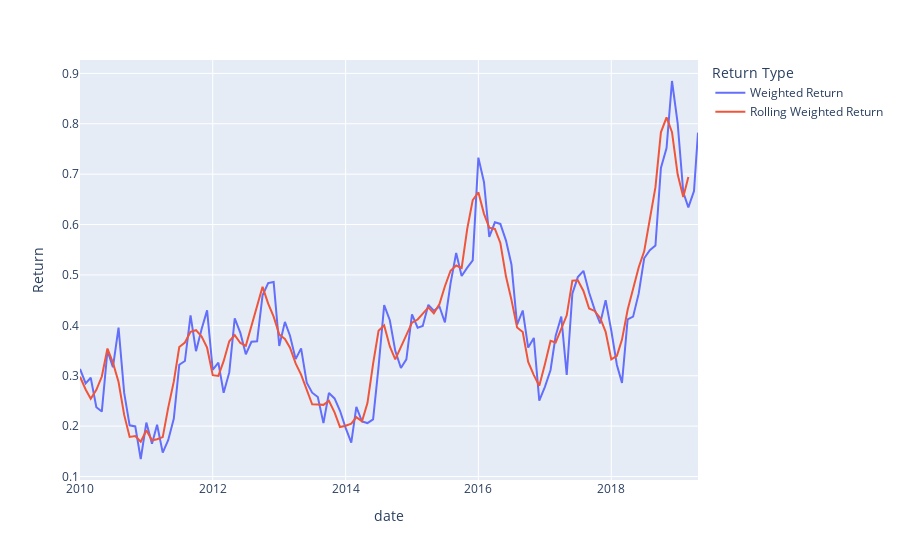

The notebook cell saved with this chart:
### Markdown cell above
## Time Series

### Code cell
returns = (
  (1 / len(asset_symbols) * asset_24mo_returns_period_df)
    .sum(axis = 1)
    .rename('Weighted Return')
)
rolling_returns = (
  returns
    .rolling(3)
    .mean()
    .rename('Rolling Weighted Return')
    .shift(-2)
)
plot_df = (
  pd
    .concat([returns, rolling_returns], axis = 1)
    .reset_index()
    .melt(
      id_vars = 'date',
      value_name = 'Return',
      var_name = 'Return Type'
    )
)
print('Number of observations:', len(returns))

px.line(
  plot_df, 
  x = 'date', 
  y = 'Return', 
  color = 'Return Type'
)
